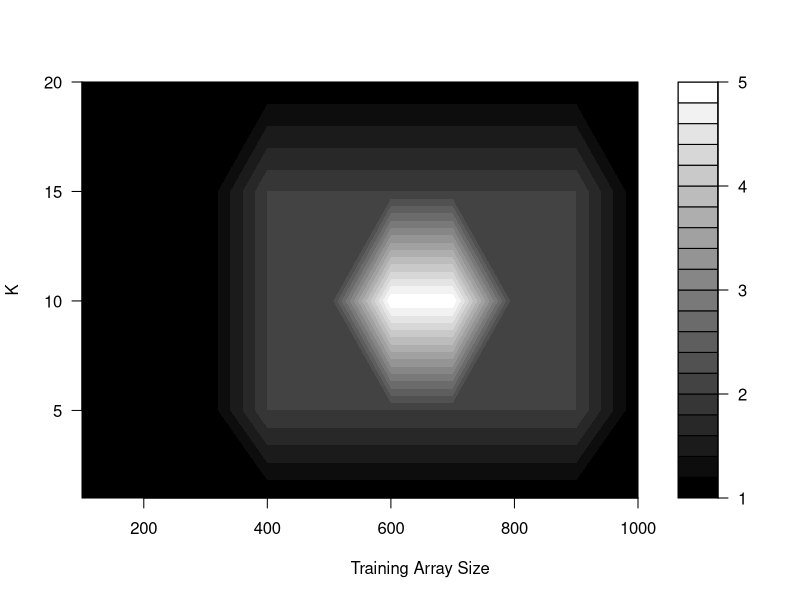

R code for this plot:
library("gplots") # needs to be installe
# the data
contour_data = array(1,c(10,5))
contour_data[4:9,2:4] = 2
contour_data[6:7,3] = 5

# actual measured points in ascending order
trainingSetSize = c(100,200,300,400,500,600,700,800,900,1000)
k = c(1,5,10,15,20)

# plot the contour plot
# filled.contour(y = k, x = trainingSetSize, contour_data, color.palette = heat.colors)
filled.contour(y = k, x = trainingSetSize, contour_data, col=colorpanel(20, "black", "white"), levels=seq(min(contour_data), max(contour_data), length.out= 21))
title(main = NULL, xlab = "Training Array Size", ylab = "K")
